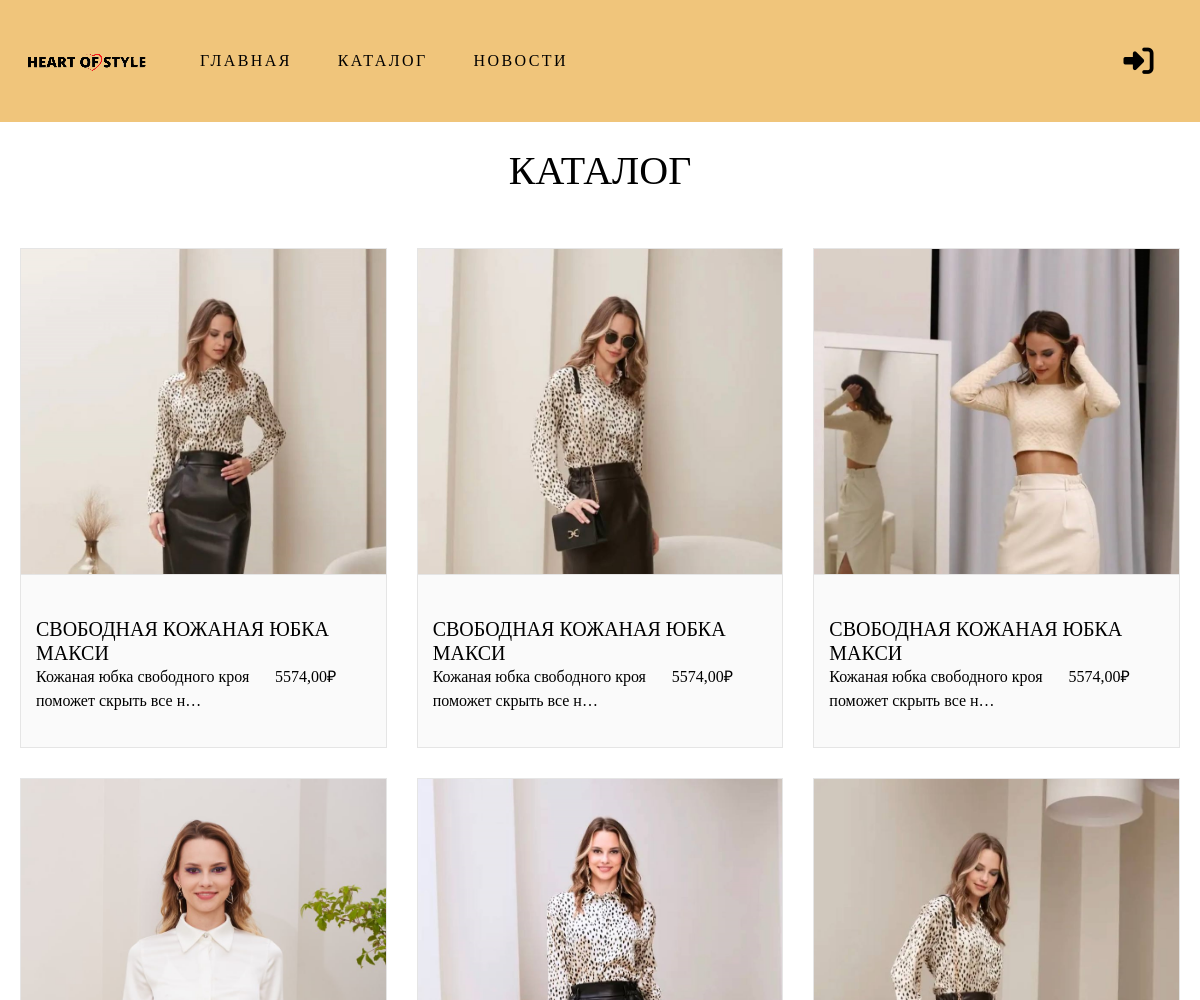
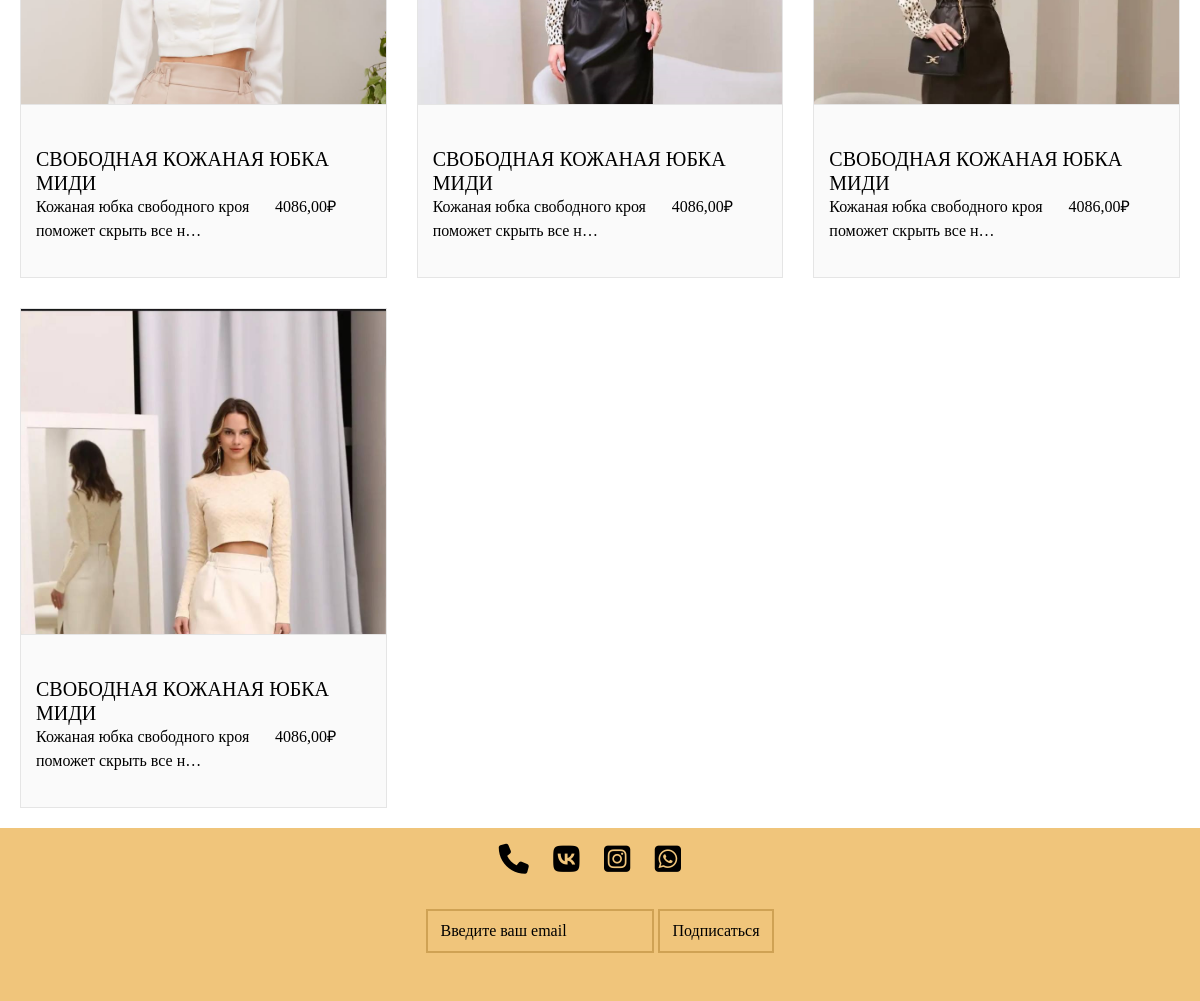
/catalog/, run on an earlier commit of the app's database (2 pictures, top to bottom).
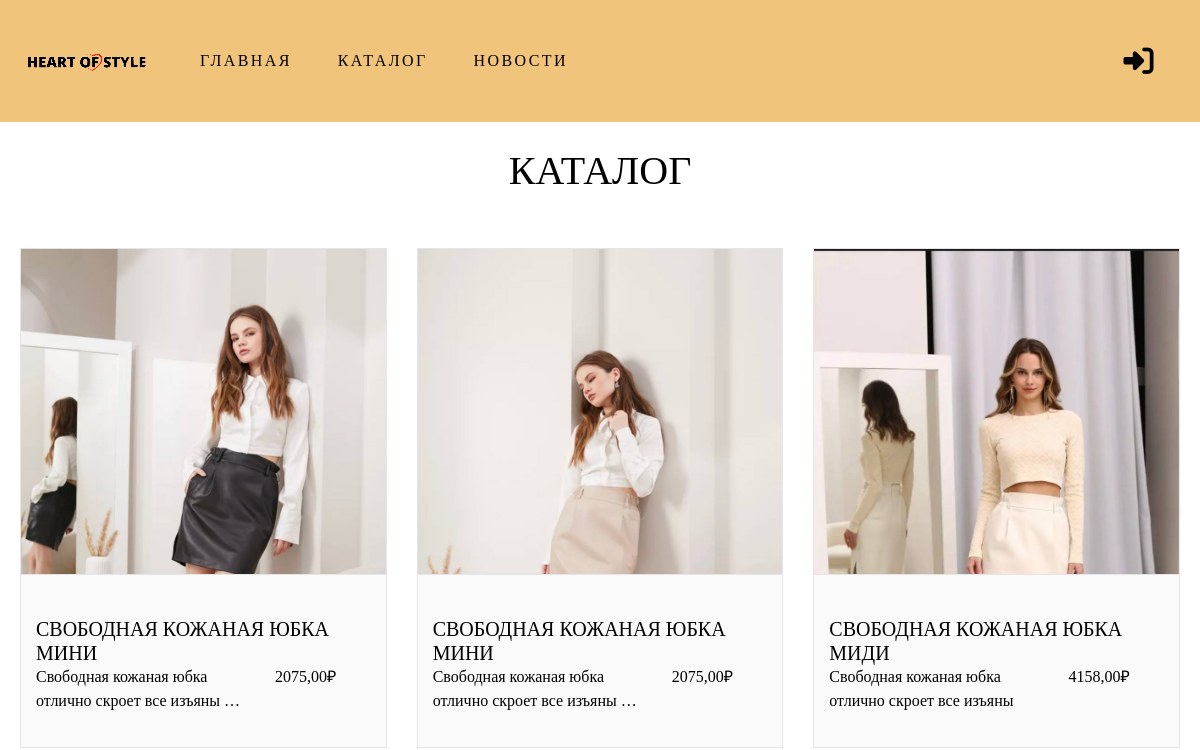
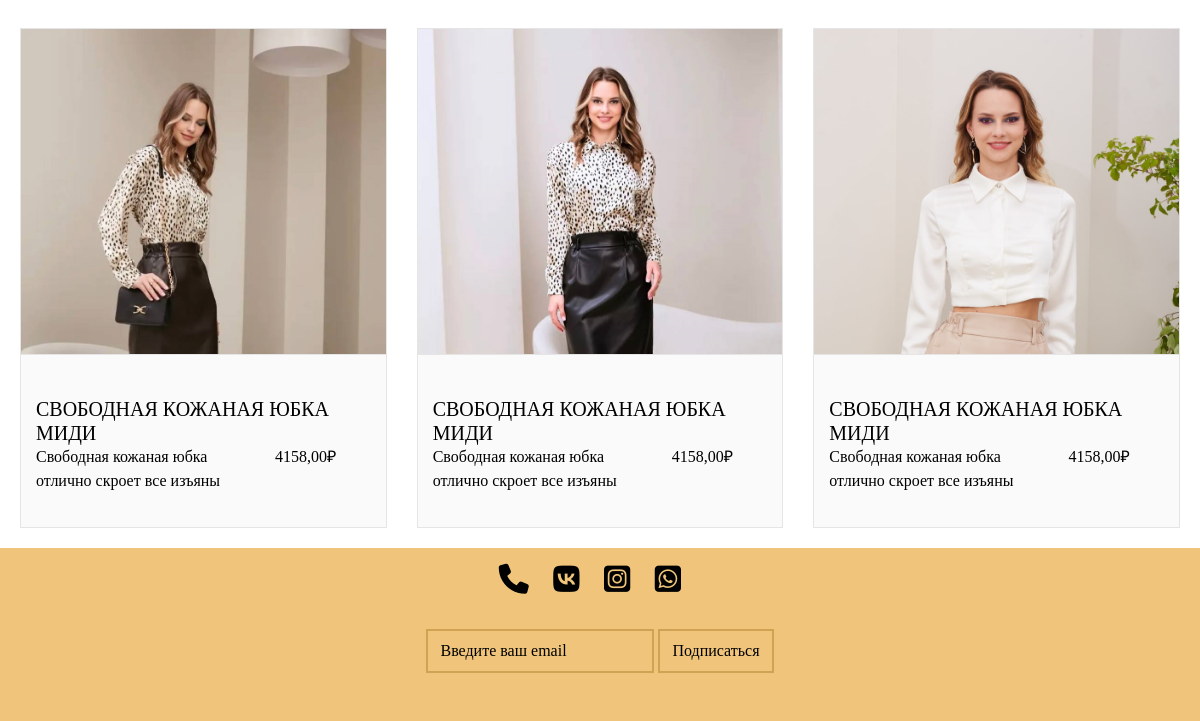
And on a later commit of the database (2 pictures, top to bottom).
### backend/general/models.py (models this page shows, shortened)
class ProductImage(models.Model):
    image = models.ImageField(upload_to='product/')
    product = models.ForeignKey(Product, on_delete=models.CASCADE)
    color = models.ForeignKey(Color, on_delete=models.CASCADE)

class Product(models.Model):
    name = models.CharField(max_length=100)
    description = models.TextField()
    price = models.DecimalField(max_digits=10, decimal_places=2)
    created_at = models.DateTimeField(auto_now_add=True)

### backend/general/views.py (the view)
# urls.py: path('catalog/', catalog, name='catalog'),
def catalog(request):
    latest_images = (
        ProductImage.objects
        .values('product', 'color')
        .annotate(latest_image_id=Max('id'))
        .values_list('latest_image_id', flat=True)
    )
    product_images = (
        ProductImage.objects
        .filter(id__in=latest_images)
        .select_related('product', 'color')  # этого достаточно
    )
    context = {
        'product_images': product_images
    }
    return render(request, "catalog.html", context)

### frontend/templates/catalog.html (shortened to what this page needs)
{% extends 'base.html' %}
{% load static %}
{% block content %}
<h1 class="h1">Каталог</h1>
<div class="products-container">
  {% for image in product_images %}
  <div class="card-wrapper">
     <div class="image-holder">
      <a href="{% url 'product_detail' image.product.id %}" class="image-link">
        <div class="image-liquid">
          <img src="{{ image.image.url }}" alt="{{ image.product.name }}">
        </div>
      </a>
    </div>
    <div class="product-description">
      <h5 class="product-title">{{ image.product.name }}</h5>
      <div class="row">
        <div class="col-xs-12 col-sm-8 category">{{ image.product.description|truncatechars:50 }}</div>
        <div class="col-xs-12 col-sm-4 price">{{ image.product.price }}₽</div>
      </div>
    </div>
  </div>
  {% endfor %}
</div>
{% endblock %}

### frontend/templates/base.html (shortened to what this page needs)
{%load static%}
<!DOCTYPE html>
<html lang="en">
    <head>
        <link rel="stylesheet" href="{%static 'my_css/font_awesome.css'%}">
        <link rel="stylesheet" href="{%static 'bootstrap.min.css'%}">
        <link rel="stylesheet" href="{% static 'my_css/style.css' %}">
    </head>
    <body class="d-flex flex-column min-vh-100">
        <nav class="navbar navbar-expand-lg bg-body-tertiary">
            <div class="container-fluid">
                <img src="{%static 'img/logo.png'%}" alt="" class="logo">
                <div class="collapse navbar-collapse" id="navbarSupportedContent">
                    <ul class="navbar-nav me-auto mb-2 mb-lg-0">
                        <li class="nav-item">
                            <a class="nav-link active" aria-current="page" href="{% url "index" %}">Главная</a>
                        </li>
                        <li class="nav-item">
                            <a class="nav-link active" aria-current="page" href="{% url "catalog" %}">Каталог</a>
                        </li>
                        <li class="nav-item">
                            <a class="nav-link active" aria-current="page" href="#">Новости</a>
                        </li>
                    </ul>
                    <form class="d-flex" role="search">
                        {% if not user.is_authenticated %}
                            <a class="fa-solid fa-right-to-bracket fa active" href="{% url "login" %}"></a>
                        {% endif %}
                    </form>
                </div>
            </div>
        </nav>
        <div class="container flex-grow-1 ">
        {% block content %} {% endblock %}
        </div>
        <footer class=" text-center py-3 ">
           <div class="footer center">
                <a href="#" class="me-3 fa-solid fa-phone fa active"></a>
                <a href="#" class="me-3 fa-brands fa-vk fa active"></a>
                <a href="#" class="me-3 fa-brands fa-square-instagram fa active"></a>
                <a href="#" class="me-3 fa-brands fa-square-whatsapp fa active"></a>
           </div>
            <form>
                <input type="email" placeholder="Введите ваш email">
                <button type="submit">Подписаться</button>
            </form>
        </footer>
    </body>
</html>

### frontend/static/my_css/style.css (style rules this page uses)
:root { --two-color: rgb(207, 162, 84); --main-color: rgb(240, 197, 123); --main-font: "Playfair Display" }
html, body { font-family: "Alegreya Sans"; color: black; font-size: 16px; margin: 0; padding: 0; width: 100%; min-height: 100vh; }
h1, h2, h3, h4, h5, h6 { padding: 0; margin: 0; text-transform: uppercase; }
h1 { text-align: center; padding-top: 25px; padding-bottom: 25px; }
ul, li { display: block; text-transform: uppercase; }
a.active, a, a:hover, a:visited, a.active:visited { color: black; text-decoration: none; letter-spacing: 0.15em; transition: transform 0.2s; display: inline-block; }
footer { position: relative; bottom: 0; right: 0; left: 0; }
.navbar { width: 100%; position: fixed; z-index: 200; height: 122px; }
.navbar, footer { background-color: var(--main-color) ; }
img.logo { margin-bottom: 36px; margin-right: 30px; }
.fa { font-size: 30px; }
a.active { margin-right: 30px; }
.fa-solid { transition: transform 0.2s; }
.container { width: 100%; max-width: 100%; padding: 0; margin: 0; padding-top: 122px; }
.footer.center { margin-bottom: 20px; }
form input[type="email"], form button[type="submit"] { border: 2px solid var(--two-color); padding: 8px 12px; background-color: var(--main-color); }
form button[type="submit"] { background-color: var(--main-color); color: black; border: 2px solid var(--two-color); cursor: pointer; transition: background-color 0.3s; }
input::placeholder { color: black; }
form { margin: 2em 0; }
.products-container { display: grid; grid-template-columns: repeat(auto-fill, minmax(280px, 1fr)); gap: 30px; max-width: 1200px; margin: 0 auto; padding: 20px; }
.card-wrapper { position: relative; height: 500px; border: 1px solid #e5e5e5; overflow: hidden; transition: box-shadow 0.3s; background: #fff; }
.image-holder { position: relative; height: 310px; }
.image-liquid img { width: 100%; height: 100%; object-fit: cover; object-position: bottom; display: block; }
.product-description { position: relative; height: 180px; padding: 10px 15px; background: #fafafa; border-top: 1px solid #e5e5e5; display: flex; flex-direction: column; justify-content: center; box-sizing: border-box; transition: background 0.3s; z-index: 20; }
.product-title, .category, .price { margin: 0; transition: opacity 0.3s; }
.product-title, .category, .price { opacity: 1; }
@media (min-width: 768px) { .image-holder { height: 325px; } }
.image-link { display: block; position: relative; z-index: 10; }
a, a:hover, a:visited { color: black; text-decoration: none; transition: transform 0.2s; }

What changed in the data, as far as the page shows it:
removed ProductImage: image (picture), product.name "СВОБОДНАЯ КОЖАНАЯ ЮБКА МИДИ", product.description "Кожаная юбка свободного кроя поможет скрыть все н…", product.price "4086,00"
changed ProductImage (number 1 of 6 on the later page): image: a different picture; product.name "СВОБОДНАЯ КОЖАНАЯ ЮБКА МАКСИ" → "СВОБОДНАЯ КОЖАНАЯ ЮБКА МИНИ"; product.description "Кожаная юбка свободного кроя поможет скрыть все н…" → "Свободная кожаная юбка отлично скроет все изъяны …"; product.price "5574,00" → "2075,00"
changed ProductImage (number 2 of 6 on the later page): image: a different picture; product.name "СВОБОДНАЯ КОЖАНАЯ ЮБКА МАКСИ" → "СВОБОДНАЯ КОЖАНАЯ ЮБКА МИНИ"; product.description "Кожаная юбка свободного кроя поможет скрыть все н…" → "Свободная кожаная юбка отлично скроет все изъяны …"; product.price "5574,00" → "2075,00"
changed ProductImage (number 3 of 6 on the later page): image: a different picture; product.name "СВОБОДНАЯ КОЖАНАЯ ЮБКА МАКСИ" → "СВОБОДНАЯ КОЖАНАЯ ЮБКА МИДИ"; product.description "Кожаная юбка свободного кроя поможет скрыть все н…" → "Свободная кожаная юбка отлично скроет все изъяны"; product.price "5574,00" → "4158,00"
changed ProductImage (number 4 of 6 on the later page): image: a different picture; product.description "Кожаная юбка свободного кроя поможет скрыть все н…" → "Свободная кожаная юбка отлично скроет все изъяны"; product.price "4086,00" → "4158,00"
changed ProductImage (number 5 of 6 on the later page): product.description "Кожаная юбка свободного кроя поможет скрыть все н…" → "Свободная кожаная юбка отлично скроет все изъяны"; product.price "4086,00" → "4158,00"
changed ProductImage (number 6 of 6 on the later page): image: a different picture; product.description "Кожаная юбка свободного кроя поможет скрыть все н…" → "Свободная кожаная юбка отлично скроет все изъяны"; product.price "4086,00" → "4158,00"
